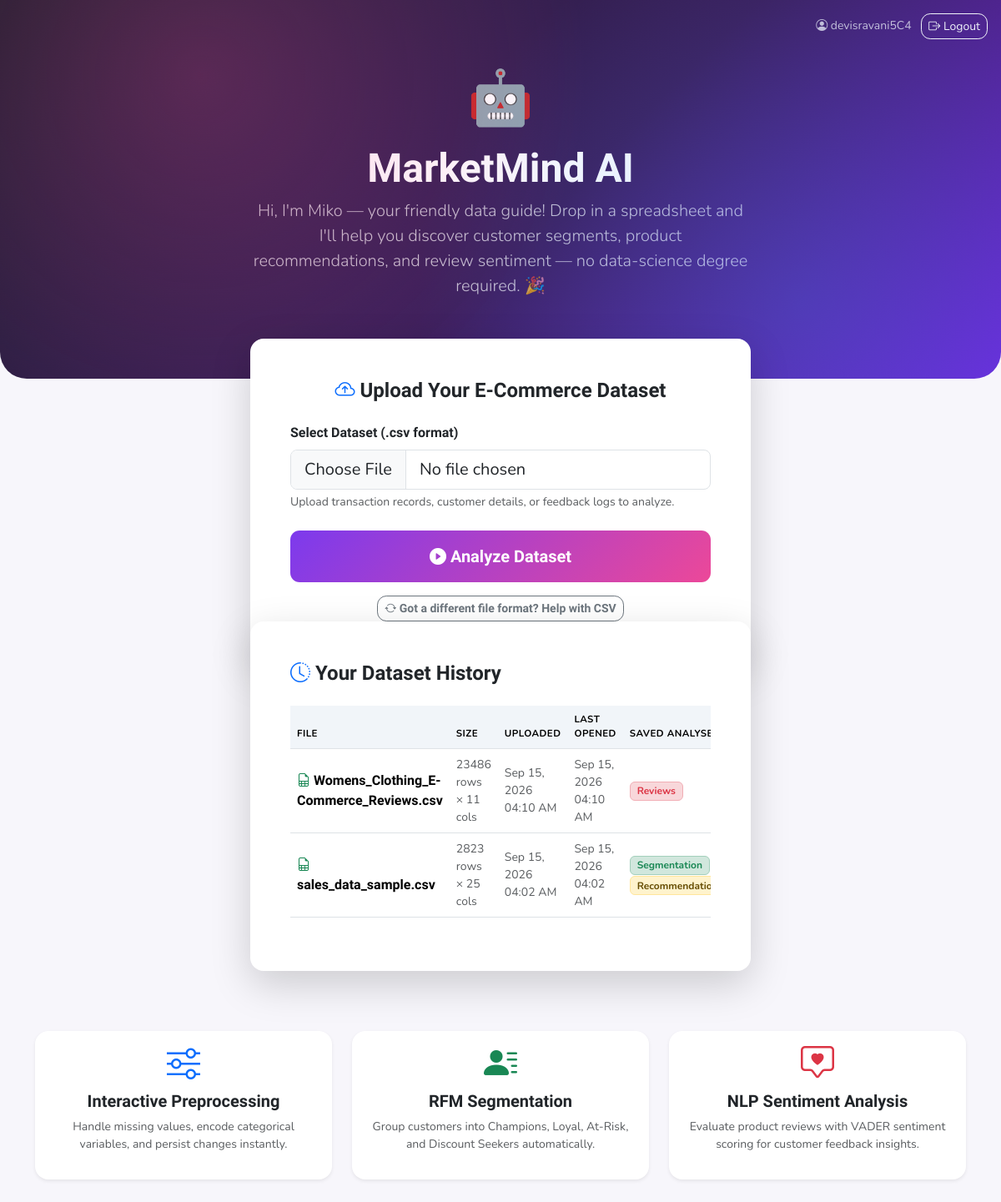
The page / (signed in) on the database its author committed.
### models/database.py (models this page shows, shortened)
class User(db.Model):
    __tablename__ = "users"
    id = db.Column(db.Integer, primary_key=True)
    username = db.Column(db.String(80), unique=True, nullable=False, index=True)
    password_hash = db.Column(db.String(255), nullable=False)
    created_at = db.Column(db.DateTime, default=datetime.utcnow)
    datasets = db.relationship(
        "Dataset",
        backref="owner",
        lazy=True,
        cascade="all, delete-orphan",
        order_by="desc(Dataset.last_opened_at)",
    )

class Dataset(db.Model):
    __tablename__ = "datasets"
    id = db.Column(db.Integer, primary_key=True)
    user_id = db.Column(db.Integer, db.ForeignKey("users.id"), nullable=False)
    display_name = db.Column(db.String(255), nullable=False)      # original filename shown to the user
    stored_filename = db.Column(db.String(255), nullable=False)   # unique name actually used on disk
    filepath = db.Column(db.String(500), nullable=False)
    total_rows = db.Column(db.Integer, default=0)
    total_cols = db.Column(db.Integer, default=0)
    uploaded_at = db.Column(db.DateTime, default=datetime.utcnow)
    last_opened_at = db.Column(db.DateTime, default=datetime.utcnow)
    last_segmentation_result = db.Column(db.Text, nullable=True)
    last_recommendation_result = db.Column(db.Text, nullable=True)
    last_review_result = db.Column(db.Text, nullable=True)
    def to_dict(self):
        return {
            "id": self.id,
            "display_name": self.display_name,
            "total_rows": self.total_rows,
            "total_cols": self.total_cols,
            "uploaded_at": self.uploaded_at.strftime("%b %d, %Y %I:%M %p"),
            "last_opened_at": self.last_opened_at.strftime("%b %d, %Y %I:%M %p"),
            "has_segmentation": bool(self.last_segmentation_result),
            "has_recommendation": bool(self.last_recommendation_result),
            "has_reviews": bool(self.last_review_result),
        }

### app.py (the view)
@app.route("/")
@login_required
def home():
    user = User.query.get(session["user_id"])
    datasets = [d.to_dict() for d in user.datasets]
    return render_template("index.html", datasets=datasets, username=user.username)

### app.py (called while the page is built)
def login_required(view_func):
    @wraps(view_func)
    def wrapped_view(*args, **kwargs):
        if not session.get("user_id"):
            return redirect(url_for("login"))
        return view_func(*args, **kwargs)
    return wrapped_view

### templates/index.html (shortened to what this page needs)
<!DOCTYPE html>
<html lang="en">
<head>
    <link href="https://cdn.jsdelivr.net/npm/bootstrap@5.3.3/dist/css/bootstrap.min.css" rel="stylesheet">
    <link rel="stylesheet" href="https://cdn.jsdelivr.net/npm/bootstrap-icons@1.11.3/font/bootstrap-icons.min.css">
    <link rel="stylesheet" href="{{ url_for('static', filename='css/style.css') }}">
    <link rel="stylesheet" href="{{ url_for('static', filename='css/theme-fun.css') }}">
</head>
<body>
    <div class="hero-section text-center position-relative">
        <div class="container">
            <div class="position-absolute top-0 end-0 p-3">
                <span class="text-light opacity-75 small me-2">
                    <i class="bi bi-person-circle"></i> {{ username }}
                </span>
                <a href="/logout" class="btn btn-outline-light btn-sm">
                    <i class="bi bi-box-arrow-right"></i> Logout
                </a>
            </div>
            <div class="display-3 mb-3">🤖</div>
            <h1 class="fw-bold display-5">MarketMind AI</h1>
            <p class="lead text-light opacity-75 mx-auto" style="max-width: 600px;">
                Hi, I'm Miko — your friendly data guide! Drop in a spreadsheet and I'll help you discover customer
                segments, product recommendations, and review sentiment — no data-science degree required. 🎉
            </p>
        </div>
    </div>
    <div class="container">
        <div class="card shadow-lg border-0 upload-card">
            <div class="card-body p-4 p-md-5">
                <h4 class="fw-bold text-center mb-4">
                    <i class="bi bi-cloud-arrow-up text-primary"></i> Upload Your E-Commerce Dataset
                </h4>
                <form id="upload-form" action="/upload" method="POST" enctype="multipart/form-data">
                    <div class="mb-4">
                        <label for="dataset" class="form-label fw-bold">Select Dataset (.csv format)</label>
                        <input type="file" class="form-control form-control-lg" id="dataset" name="dataset" accept=".csv" required>
                        <div class="form-text">
                            Upload transaction records, customer details, or feedback logs to analyze.
                        </div>
                    </div>
                    <button type="submit" id="upload-submit-btn" class="btn btn-primary btn-lg w-100 fw-bold py-3">
                        <i class="bi bi-play-circle-fill"></i> Analyze Dataset
                    </button>
                </form>
                <div class="text-center mt-3">
                    <button type="button" class="btn btn-outline-secondary btn-sm fw-bold"
                        data-bs-toggle="modal" data-bs-target="#csvHelperModal">
                        <i class="bi bi-arrow-repeat"></i> Got a different file format? Help with CSV
                    </button>
                </div>
            </div>
        </div>
    </div>
    <div class="container">
        <div class="card shadow-lg border-0 upload-card">
            <div class="card-body p-4 p-md-5">
                <h4 class="fw-bold mb-4">
                    <i class="bi bi-clock-history text-primary"></i> Your Dataset History
                </h4>
                {% if datasets %}
                <div class="table-responsive">
                    <table class="table table-hover align-middle">
                        <thead>
                            <tr>
                                <th>File</th>
                                <th>Size</th>
                                <th>Uploaded</th>
                                <th>Last Opened</th>
                                <th>Saved Analyses</th>
                            </tr>
                        </thead>
                        <tbody id="dataset-history-tbody">
                            {% for ds in datasets %}
                            <tr id="dataset-row-{{ ds.id }}">
                                <td class="fw-bold"><i class="bi bi-file-earmark-spreadsheet text-success me-1"></i>{{ ds.display_name }}</td>
                                <td class="text-muted small">{{ ds.total_rows }} rows &times; {{ ds.total_cols }} cols</td>
                                <td class="text-muted small">{{ ds.uploaded_at }}</td>
                                <td class="text-muted small">{{ ds.last_opened_at }}</td>
                                <td>
                                    {% if ds.has_segmentation %}<span class="badge bg-success-subtle text-success border border-success-subtle me-1">Segmentation</span>{% endif %}
                                    {% if ds.has_recommendation %}<span class="badge bg-warning-subtle text-warning-emphasis border border-warning-subtle me-1">Recommendation</span>{% endif %}
                                    {% if ds.has_reviews %}<span class="badge bg-danger-subtle text-danger border border-danger-subtle me-1">Reviews</span>{% endif %}
                                </td>
                            </tr>
                            {% endfor %}
                        </tbody>
                    </table>
                </div>
                {% else %}
                <p class="text-muted mb-0">No datasets uploaded yet. Upload one above to get started.</p>
                {% endif %}
            </div>
        </div>
    </div>
    <div class="container my-5 py-4">
        <div class="row g-4 text-center">
            <div class="col-md-4">
                <div class="p-3 card border-0 shadow-sm h-100 mm-fade-up">
                    <i class="bi bi-sliders text-primary display-6 mb-2"></i>
                    <h5 class="fw-bold">Interactive Preprocessing</h5>
                    <p class="text-muted small">Handle missing values, encode categorical variables, and persist changes instantly.</p>
                </div>
            </div>
            <div class="col-md-4">
                <div class="p-3 card border-0 shadow-sm h-100 mm-fade-up" style="animation-delay:.08s">
                    <i class="bi bi-person-lines-fill text-success display-6 mb-2"></i>
                    <h5 class="fw-bold">RFM Segmentation</h5>
                    <p class="text-muted small">Group customers into Champions, Loyal, At-Risk, and Discount Seekers automatically.</p>
                </div>
            </div>
            <div class="col-md-4">
                <div class="p-3 card border-0 shadow-sm h-100 mm-fade-up" style="animation-delay:.16s">
                    <i class="bi bi-chat-square-heart text-danger display-6 mb-2"></i>
                    <h5 class="fw-bold">NLP Sentiment Analysis</h5>
                    <p class="text-muted small">Evaluate product reviews with VADER sentiment scoring for customer feedback insights.</p>
                </div>
            </div>
        </div>
    </div>
</body>
</html>

### static/css/style.css (style rules this page uses)
:root { --primary-color: #4f46e5; --primary-hover: #4338ca; --sidebar-bg: #1e1e2d; --sidebar-active: #2b2b40; --card-shadow: 0 0.125rem 0.25rem rgba(0, 0, 0, 0.075); }
body { background-color: #f8f9fa; font-family: 'Segoe UI', Roboto, 'Helvetica Neue', Arial, sans-serif; color: #333; }
.card { border-radius: 0.5rem; transition: transform 0.15s ease-in-out; }
.table-responsive { max-height: 450px; overflow-y: auto; }
.table th { background-color: #f1f5f9; position: sticky; top: 0; z-index: 2; }
.hero-section { padding: 5rem 0; background: linear-gradient(135deg, #1e1e2d 0%, #2b2b40 100%); color: #ffffff; border-radius: 0 0 2rem 2rem; }
.upload-card { max-width: 600px; margin: -3rem auto 0; z-index: 10; position: relative; }

### static/css/theme-fun.css (style rules this page uses)
:root { --mm-purple: #7c3aed; --mm-pink: #ec4899; --mm-blue: #3b82f6; --mm-teal: #14b8a6; --mm-amber: #f59e0b; --mm-green: #22c55e; --mm-red: #ef4444; --mm-grad: linear-gradient(135deg, var(--mm-purple) 0%, var(--mm-pink) 100%); --mm-grad-cool: linear-gradient(135deg, var(--mm-blue) 0%, var(--mm-teal) 100%); --mm-radius: 1rem; }
body { font-family: 'Nunito', 'Segoe UI', Roboto, sans-serif; }
h1, h2, h3, h4, h5, h6, .navbar-brand, .fw-bold { font-family: 'Quicksand', 'Nunito', sans-serif; }
.mm-fade-up { animation: mmFadeUp 0.5s ease both; }
.card { border-radius: var(--mm-radius) !important; }
.card.shadow-sm, .card.shadow-lg { transition: transform 0.2s ease, box-shadow 0.2s ease; }
.btn { transition: transform 0.15s ease, box-shadow 0.15s ease, filter 0.15s ease; border-radius: 0.7rem; }
.btn-primary, .btn-success, .btn-danger { border: none; }
.btn-primary { background: var(--mm-grad); }
.hero-section { background: linear-gradient(135deg, #1e1e2d 0%, #3b1f5c 55%, #6d28d9 100%); position: relative; overflow: hidden; }
.hero-section::after { content: ""; position: absolute; inset: 0; background: radial-gradient(circle at 20% 20%, rgba(236,72,153,0.25), transparent 45%), radial-gradient(circle at 80% 80%, rgba(59,130,246,0.25), transparent 45%); pointer-events: none; }
.upload-card { animation: mmFadeUp 0.5s ease both; }
body { background-color: #f7f6fb; }
.table-responsive .table { border-collapse: separate; border-spacing: 0; }
.table thead th, .table thead.table-dark th, .table thead.table-light th { font-size: 0.72rem; text-transform: uppercase; letter-spacing: 0.04em; }

### rows shown on the page
User: username "devisravani5C4"
Dataset: display_name "Womens_Clothing_E-Commerce_Reviews.csv", total_rows "23486", total_cols "11", uploaded_at "Sep 15, 2026 04:10 AM", last_opened_at "Sep 15, 2026 04:10 AM"
Dataset: display_name "sales_data_sample.csv", total_rows "2823", total_cols "25", uploaded_at "Sep 15, 2026 04:02 AM", last_opened_at "Sep 15, 2026 04:02 AM", shows "Segmentation", shows "Recommendation"
